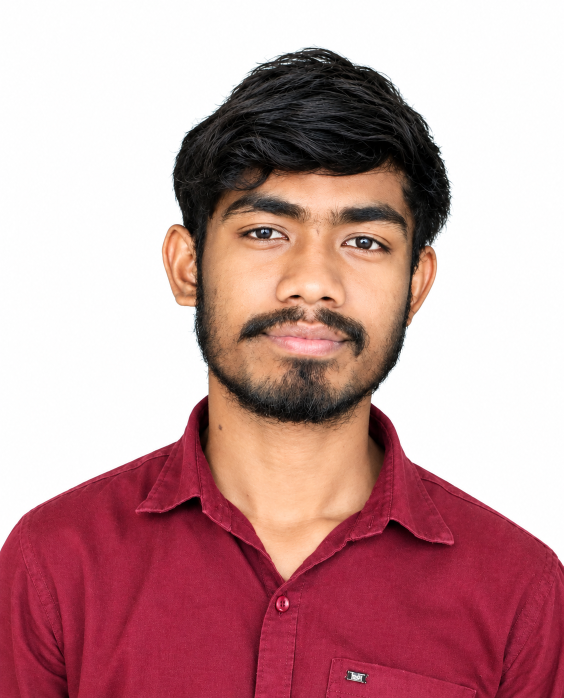
#> input picture assets/source/photo.png, 1127 x 1396 px (shown at 1/2 size)
$ python generate.py
#> lines starting #> are read from the running program, lines starting #| are printed output that depends on the picture; after the words box and inside, x2 and y2 are one past the last pixel; in counts of white or black regions, pixels touching at a corner belong together
#!/usr/bin/env python3
"""Generate the animated GitHub profile banners.

Run from the repository root:
    python scripts/banner/generate.py
"""

from __future__ import annotations

import html
import math
from pathlib import Path

import numpy as np
from PIL import Image, ImageDraw, ImageEnhance, ImageFilter, ImageOps
from scipy.optimize import linear_sum_assignment
from scipy.spatial.distance import cdist


ROOT = Path(__file__).resolve().parents[2]
SOURCE_DIR = ROOT / "assets/source"
SOURCE = next(
    (p for ext in ("png", "jpg", "jpeg", "webp") if (p := SOURCE_DIR / f"photo.{ext}").exists()),
    SOURCE_DIR / "photo.png",
)
ASSETS = ROOT / "assets"
LOGOS = Path(__file__).resolve().parent / "logos"
DATA = Path(__file__).resolve().parent / "data"

W, H = 1180, 610
LOOP_SECONDS = 14.2
INTRO_SECONDS = 3.2
TRAVELLER_COUNT = 900
SEED = 314159

ROWS = [
    ("Subject", "Nandu Bodra"),
    ("Role", "Java · DSA · Web Dev Learner"),
    ("Education", "Computer Applications"),
    ("Status", "Learning + Building + Growing"),
    ("Goal", "Full Stack Developer"),
    ("Focus", "Web Development · DSA"),
    ("ToolChain", "VS Code · Git · GitHub"),
    ("Core.Lang", "Java · C · C++"),
    ("Core.Frontend", "HTML · CSS · JavaScript"),
    ("Core.Framework", "React · Tailwind"),
    ("Project", "Personal Portfolio Website"),
    ("Grid.Portfolio", "nandubodra.github.io/PORTFOLIO"),
    ("Grid.GitHub", "nandubodra"),
    ("Grid.LinkedIn", "—"),
    ("Grid.Mail", "—"),
]

THEMES = {
    "dark": {
        "bg": "#0A101F",
        "panel": "#0D1628",
        "panel2": "#101B30",
        "line": "#25344C",
        "muted": "#8291A8",
        "text": "#DDE7F5",
        "portrait": "#AA9BEF",
        "chrome": "#22D3EE",
        "accent": "#10B981",
        "shadow": "#02050B",
    },
    "light": {
        "bg": "#F6F8FA",
        "panel": "#FFFFFF",
        "panel2": "#EDF3F7",
        "line": "#CBD7E1",
        "muted": "#64748B",
        "text": "#172033",
        "portrait": "#4A3D7A",
        "chrome": "#0891B2",
        "accent": "#10B981",
        "shadow": "#AAB7C4",
    },
}


def make_logos() -> dict[str, Image.Image]:
    """Create clean 400px black-on-transparent silhouette sources."""
    LOGOS.mkdir(parents=True, exist_ok=True)
    size = 400
    logos: dict[str, Image.Image] = {}

    # Java-style coffee cup: steam, tapered cup, handle ring and saucer.
    java = Image.new("RGBA", (size, size), (0, 0, 0, 0))
    d = ImageDraw.Draw(java)
    for sx in (150, 200, 250):
        pts = [
            (sx + 16 * math.sin(i / 3.0), 40 + i * 9) for i in range(0, 11)
        ]
        d.line(pts, fill="black", width=16, joint="curve")
    d.polygon([(85, 160), (305, 160), (275, 300), (115, 300)], fill="black")
    d.ellipse((275, 185, 365, 275), fill="black")
    d.ellipse((299, 209, 341, 251), fill=(0, 0, 0, 0))
    d.rounded_rectangle((60, 318, 340, 346), radius=14, fill="black")
    logos["java"] = java

    # </> mark built from broad, rounded strokes.
    code = Image.new("RGBA", (size, size), (0, 0, 0, 0))
    d = ImageDraw.Draw(code)
    stroke = 42
    d.line([(154, 95), (66, 200), (154, 305)], fill="black", width=stroke, joint="curve")
    d.line([(246, 95), (334, 200), (246, 305)], fill="black", width=stroke, joint="curve")
    d.line([(225, 72), (174, 328)], fill="black", width=stroke)
    logos["code"] = code

    # Binary tree: the DSA mark.
    tree = Image.new("RGBA", (size, size), (0, 0, 0, 0))
    d = ImageDraw.Draw(tree)
    root = (200, 70)
    mid = [(110, 185), (290, 185)]
    leaf = [(60, 310), (160, 310), (240, 310), (340, 310)]
    edges = [(root, mid[0]), (root, mid[1]),
             (mid[0], leaf[0]), (mid[0], leaf[1]),
             (mid[1], leaf[2]), (mid[1], leaf[3])]
    for a, b in edges:
        d.line([a, b], fill="black", width=14)
    for (x, y), r in [(root, 38)] + [(m, 34) for m in mid] + [(l, 30) for l in leaf]:
        d.ellipse((x - r, y - r, x + r, y + r), fill="black")
    logos["tree"] = tree

    for name, image in logos.items():
        image.save(LOGOS / f"{name}.png", optimize=True)
    return logos


def floyd_steinberg(gray: np.ndarray) -> np.ndarray:
    """Serpentine 1-bit Floyd-Steinberg diffusion; True means a lit pixel."""
    work = gray.astype(np.float32) / 255.0
    out = np.zeros_like(work, dtype=bool)
    height, width = work.shape
    for y in range(height):
        left_to_right = y % 2 == 0
        xs = range(width) if left_to_right else range(width - 1, -1, -1)
        direction = 1 if left_to_right else -1
        for x in xs:
            old = work[y, x]
            new = 1.0 if old >= 0.5 else 0.0
            out[y, x] = bool(new)
            err = old - new
            nx = x + direction
            if 0 <= nx < width:
                work[y, nx] += err * 7 / 16
            if y + 1 < height:
                if 0 <= x - direction < width:
                    work[y + 1, x - direction] += err * 3 / 16
                work[y + 1, x] += err * 5 / 16
                if 0 <= nx < width:
                    work[y + 1, nx] += err * 1 / 16
    return out


def portrait_points(theme: str, rng: np.random.Generator) -> np.ndarray:
    """Return sampled x/y banner coordinates from a 300x340 dither grid."""
    source = Image.open(SOURCE).convert("RGBA")
    # Fit any photo into the 300x340 frame, keeping the face near the top third.
    crop = ImageOps.fit(
        source, (300, 340), Image.Resampling.LANCZOS, centering=(0.5, 0.32)
    )
    rgb = crop.convert("RGB")
    alpha = np.asarray(crop.getchannel("A"), dtype=np.float32) / 255.0
    if alpha.min() > 0.98:
        # Opaque photo (no cut-out background): feather the edges with a soft
        # oval so the dots gather on the face instead of the wall behind it.
        yy, xx = np.mgrid[0:340, 0:300].astype(np.float32)
        r = np.sqrt(((xx - 150) / 150) ** 2 + ((yy - 150) / 185) ** 2)
        alpha = np.clip((1.05 - r) / 0.30, 0, 1)
        crop.putalpha(Image.fromarray(np.uint8(alpha * 255), "L"))

    if theme == "dark":
        lum = np.asarray(ImageOps.grayscale(rgb), dtype=np.float32)
        prepared = Image.fromarray(np.uint8(np.clip(lum * alpha, 0, 255)), "L")
        select_lit = True
    else:
        white = Image.new("RGBA", crop.size, "white")
        white.alpha_composite(crop)
        prepared = ImageOps.grayscale(white.convert("RGB"))
        select_lit = False

    # Equalize against the subject only (ignore empty alpha) so lit skin vs dark
    # hair doesn't crush midtones; then punch local contrast for facial edges.
    if theme == "dark":
        mask = Image.fromarray(np.uint8((alpha > 0.08) * 255), "L")
        prepared = ImageOps.equalize(prepared, mask=mask)
    else:
        prepared = ImageOps.autocontrast(prepared, cutoff=1)
    prepared = ImageEnhance.Contrast(prepared).enhance(1.35)
    prepared = prepared.filter(ImageFilter.UnsharpMask(radius=2, percent=175, threshold=1))
    bits = floyd_steinberg(np.asarray(prepared))
    active = bits if select_lit else ~bits
    if theme == "dark":
        active &= alpha > 0.08

    # Keep the full 300×340 lattice — skipping 2×2 cells was the soft/blurry look.
    ys, xs = np.where(active)
    if len(xs) == 0:
        return np.zeros((0, 2), dtype=np.float32)
    points = np.column_stack((74 + xs, 154 + ys)).astype(np.float32)
    if len(points) > 18000:
        points = points[rng.choice(len(points), 18000, replace=False)]
    return points


def sample_logo_points(
    image: Image.Image, rng: np.random.Generator, count: int
) -> np.ndarray:
    """Sample a silhouette into the portrait frame's visual coordinate space."""
    alpha = np.asarray(image.getchannel("A"))
    ys, xs = np.where(alpha > 127)
    chosen = rng.choice(len(xs), count, replace=len(xs) < count)
    # Logo occupies a centered 270x270 square inside VISUAL.MAP.
    return np.column_stack((89 + xs[chosen] * 0.675, 188 + ys[chosen] * 0.675)).astype(
        np.float32
    )


def transport(source: np.ndarray, target: np.ndarray) -> np.ndarray:
    """Order target points by minimum-cost assignment from source points."""
    rows, cols = linear_sum_assignment(cdist(source, target, metric="sqeuclidean"))
    ordered = np.empty_like(target)
    ordered[rows] = target[cols]
    return ordered


def num(value: float) -> str:
    return f"{value:.1f}".rstrip("0").rstrip(".")


def point_path(points: np.ndarray) -> str:
    """Aggregate adjacent horizontal one-pixel dots into compact SVG path runs."""
    if not len(points):
        return ""
    integer = np.rint(points).astype(int)
    unique = sorted({(int(x), int(y)) for x, y in integer}, key=lambda p: (p[1], p[0]))
    chunks: list[str] = []
    i = 0
    while i < len(unique):
        x0, y = unique[i]
        x1 = x0
        i += 1
        while i < len(unique) and unique[i][1] == y and unique[i][0] <= x1 + 1:
            x1 = unique[i][0]
            i += 1
        chunks.append(f"M{x0} {y}h{x1 - x0 + 1}")
    return "".join(chunks)


def dotted_leader(x1: float, x2: float, y: float) -> str:
    if x2 <= x1:
        return ""
    return "".join(f"M{x} {num(y)}h1" for x in np.arange(x1, x2, 5.0))


def text_width(text: str, font_size: float) -> float:
    """Stable monospace width used both for textLength and leader placement."""
    return len(text) * font_size * 0.605


def animate_values(points: list[np.ndarray], index: int) -> str:
    return ";".join(f"{num(p[index, 0])} {num(p[index, 1])}" for p in points)


def render_svg(
    theme_name: str,
    portrait: np.ndarray,
    logo_points: dict[str, np.ndarray],
    rng: np.random.Generator,
) -> str:
    t = THEMES[theme_name]
    n = min(TRAVELLER_COUNT, len(portrait))
    source = portrait[rng.choice(len(portrait), n, replace=False)]
    java = transport(source, logo_points["java"][:n])
    code = transport(java, logo_points["code"][:n])
    tree = transport(code, logo_points["tree"][:n])

    # Explicit uneven phase boundaries: 3.0 portrait, 2.0 per logo,
    # and four 1.3 transitions = 14.2 seconds.
    times = [0, 3.0, 4.3, 6.3, 7.6, 9.6, 10.9, 12.9, 14.2]
    key_times = ";".join(num(v / LOOP_SECONDS) for v in times)
    # Returning each traveller to its exact starting portrait coordinate keeps
    # the repeat boundary seamless. All logo-to-logo morphs use optimal transport.
    frames = [source, source, java, java, code, code, tree, tree, source]
    opacity_values = "0;0;1;1;1;1;1;1;0"

    parts: list[str] = [
        '<svg xmlns="http://www.w3.org/2000/svg" '
        f'width="{W}" height="{H}" viewBox="0 0 {W} {H}" role="img" '
        'aria-labelledby="title desc">',
        "<title id=\"title\">Nandu's live system profile</title>",
        '<desc id="desc">Animated terminal profile with a dithered portrait and '
        "Java cup, code, and binary-tree silhouettes.</desc>",
        "<defs>",
        '<filter id="shadow" x="-20%" y="-20%" width="140%" height="150%">'
        f'<feDropShadow dx="0" dy="12" stdDeviation="16" flood-color="{t["shadow"]}" '
        'flood-opacity=".28"/></filter>',
        '<filter id="glow" x="-100%" y="-100%" width="300%" height="300%">'
        f'<feGaussianBlur stdDeviation="3" result="b"/><feFlood flood-color="{t["chrome"]}" '
        'flood-opacity=".35"/><feComposite in2="b" operator="in"/>'
        '<feMerge><feMergeNode/><feMergeNode in="SourceGraphic"/></feMerge></filter>',
        '<clipPath id="visualClip"><rect x="49" y="124" width="390" height="414" rx="3"/></clipPath>',
        "</defs>",
        f'<rect width="{W}" height="{H}" rx="18" fill="{t["bg"]}"/>',
        f'<rect x="13" y="13" width="1154" height="584" rx="13" fill="{t["panel"]}" '
        f'stroke="{t["line"]}" filter="url(#shadow)"/>',
        f'<path d="M13 62H1167" stroke="{t["line"]}"/>',
        '<circle cx="38" cy="38" r="6" fill="#FF5F57"/>'
        '<circle cx="59" cy="38" r="6" fill="#FEBC2E"/>'
        '<circle cx="80" cy="38" r="6" fill="#28C840"/>',
        f'<text x="590" y="43" text-anchor="middle" fill="{t["muted"]}" '
        'font-family="ui-monospace,SFMono-Regular,Consolas,monospace" font-size="13" '
        'letter-spacing=".4">profile.sh --live</text>',
        # Left visual frame.
        f'<rect x="35" y="88" width="418" height="472" rx="6" fill="{t["panel2"]}" '
        f'stroke="{t["line"]}"/>',
        f'<path d="M35 124H453" stroke="{t["line"]}"/>',
        f'<text x="49" y="111" fill="{t["chrome"]}" '
        'font-family="ui-monospace,SFMono-Regular,Consolas,monospace" font-size="13" '
        'font-weight="700" letter-spacing="1.2">VISUAL.MAP</text>',
        f'<text x="438" y="111" text-anchor="end" fill="{t["muted"]}" '
        'font-family="ui-monospace,SFMono-Regular,Consolas,monospace" font-size="11">300×340 / 1-BIT</text>',
        f'<path d="M49 141h12M49 141v12M439 141h-12M439 141v12M49 539h12M49 539v-12'
        f'M439 539h-12M439 539v-12" fill="none" stroke="{t["chrome"]}" opacity=".55"/>',
        '<g clip-path="url(#visualClip)" shape-rendering="crispEdges">',
        # Loop layer stays visible at t=0 so camo/static first frames still show the face.
        # Intro duplicate below shimmers on top, then hands off at 3.2s.
        '<g opacity="1">',
    ]

    # Dense portrait drift: 94 independently noisy bands moving toward the Java cup's centroid.
    java_centroid = java.mean(axis=0)
    band_ids = rng.integers(0, 94, size=len(portrait))
    noise = rng.normal(0, 4, size=(94, 2))
    for band in range(94):
        pts = portrait[band_ids == band]
        if not len(pts):
            continue
        centroid = pts.mean(axis=0)
        delta = (java_centroid - centroid) * 0.18 + noise[band]
        d = point_path(pts)
        parts.append(
            f'<path d="{d}" fill="none" stroke="{t["portrait"]}" stroke-width="1" '
            'opacity=".94">'
            f'<animateTransform attributeName="transform" type="translate" begin="{INTRO_SECONDS}s" '
            f'dur="{LOOP_SECONDS}s" repeatCount="indefinite" calcMode="linear" '
            f'keyTimes="{key_times}" values="0 0;0 0;{num(delta[0])} {num(delta[1])};'
            f'{num(delta[0])} {num(delta[1])};0 0;0 0;0 0;0 0;0 0"/>'
            f'<animate attributeName="opacity" begin="{INTRO_SECONDS}s" dur="{LOOP_SECONDS}s" '
            f'repeatCount="indefinite" keyTimes="{key_times}" '
            'values=".94;.94;0;0;0;0;0;0;.94"/></path>'
        )

    # Optimal-transport travellers, represented as tiny path squares (never glyphs).
    for i in range(n):
        positions = animate_values(frames, i)
        parts.append(
            f'<path d="M-.65-.65h1.3v1.3h-1.3z" fill="{t["portrait"]}">'
            f'<animateTransform attributeName="transform" type="translate" begin="{INTRO_SECONDS}s" '
            f'dur="{LOOP_SECONDS}s" repeatCount="indefinite" calcMode="linear" '
            f'keyTimes="{key_times}" values="{positions}"/>'
            f'<animate attributeName="opacity" begin="{INTRO_SECONDS}s" dur="{LOOP_SECONDS}s" '
            f'repeatCount="indefinite" calcMode="linear" keyTimes="{key_times}" '
            f'values="{opacity_values}"/></path>'
        )
    parts.append("</g>")

    # One-shot scattered intro: sixty random, interleaved point groups.
    intro_ids = rng.integers(0, 60, size=len(portrait))
    order = rng.permutation(60)
    starts = np.empty(60)
    starts[order] = np.linspace(0.05, 1.2, 60)
    for group in range(60):
        pts = portrait[intro_ids == group]
        if not len(pts):
            continue
        parts.append(
            f'<path d="{point_path(pts)}" fill="none" stroke="{t["portrait"]}" '
            'stroke-width="1" opacity="0">'
            f'<animate attributeName="opacity" begin="{num(starts[group])}s" dur=".8s" '
            'values="0;1" fill="freeze"/>'
            '<animate attributeName="opacity" begin="3.08s" dur=".12s" values="1;0" fill="freeze"/>'
            "</path>"
        )
    parts.extend(
        [
            "</g>",
            # Small frame telemetry.
            f'<text x="58" y="551" fill="{t["muted"]}" '
            'font-family="ui-monospace,SFMono-Regular,Consolas,monospace" font-size="10">'
            f'PTS {len(portrait):05d} · FS/SERPENTINE</text>',
            # Right information panel.
            f'<rect x="474" y="88" width="672" height="472" rx="6" fill="{t["panel2"]}" '
            f'stroke="{t["line"]}"/>',
            f'<path d="M474 124H1146" stroke="{t["line"]}"/>',
            f'<text x="490" y="111" fill="{t["chrome"]}" '
            'font-family="ui-monospace,SFMono-Regular,Consolas,monospace" font-size="13" '
            'font-weight="700" letter-spacing="1.2">SYSTEM.INFO</text>',
            # LIVE badge and handle pill.
            '<g filter="url(#glow)"><circle cx="915" cy="106" r="4" fill="#FF4D5A">'
            '<animate attributeName="opacity" values="1;.3;1" dur="1.6s" repeatCount="indefinite"/>'
            '</circle></g>',
            '<text x="927" y="111" fill="#FF4D5A" '
            'font-family="ui-monospace,SFMono-Regular,Consolas,monospace" font-size="12" '
            'font-weight="700">LIVE</text>',
            f'<rect x="982" y="94" width="146" height="24" rx="12" fill="{t["chrome"]}" opacity=".16" '
            f'stroke="{t["chrome"]}"/>',
            f'<text x="1055" y="111" text-anchor="middle" fill="{t["chrome"]}" '
            'font-family="ui-monospace,SFMono-Regular,Consolas,monospace" font-size="14" '
            'font-weight="700">@nandubodra</text>',
        ]
    )

    value_right = 1127.0
    row_y = 153.0
    for label, value in ROWS:
        value_len = text_width(value, 14)
        label_len = text_width(label, 14)
        leader_start = 491 + label_len + 12
        leader_end = value_right - value_len - 12
        parts.extend(
            [
                f'<text x="491" y="{num(row_y)}" fill="{t["muted"]}" '
                'font-family="ui-monospace,SFMono-Regular,Consolas,monospace" font-size="14">'
                f"{html.escape(label)}</text>",
                f'<path d="{dotted_leader(leader_start, leader_end, row_y - 4)}" '
                f'fill="none" stroke="{t["line"]}" stroke-width="1" shape-rendering="crispEdges"/>',
                f'<text x="{num(value_right)}" y="{num(row_y)}" text-anchor="end" '
                f'fill="{t["text"]}" font-family="ui-monospace,SFMono-Regular,Consolas,monospace" '
                f'font-size="14" textLength="{num(value_len)}" lengthAdjust="spacingAndGlyphs">'
                f"{html.escape(value)}</text>",
            ]
        )
        row_y += 23

    parts.extend(
        [
            f'<path d="M490 530H1130" stroke="{t["line"]}"/>',
            f'<text x="491" y="548" fill="{t["accent"]}" '
            'font-family="ui-monospace,SFMono-Regular,Consolas,monospace" font-size="11">'
            "● ALL SYSTEMS NOMINAL</text>",
            f'<text x="1128" y="548" text-anchor="end" fill="{t["muted"]}" '
            'font-family="ui-monospace,SFMono-Regular,Consolas,monospace" font-size="11">'
            "LEARNING MODE · ON</text>",
            "</svg>",
        ]
    )
    return "".join(parts)


def main() -> None:
    if not SOURCE.exists():
        raise SystemExit(f"Missing source portrait: {SOURCE}")
    ASSETS.mkdir(parents=True, exist_ok=True)
    DATA.mkdir(parents=True, exist_ok=True)
    logos = make_logos()
#> in make_logos, `java = Image.new("RGBA", (size, size), (0, 0, 0, 0))`: java: PIL image 400x400 RGBA; every value is 0
#> the loop in make_logos, `for name, image in logos.items():` made 3 passes
#> name on passes 1 to 3: 'java', 'code', 'tree'
#> pass 1, in make_logos, `image.save(LOGOS / f"{name}.png", optimize=True)`:
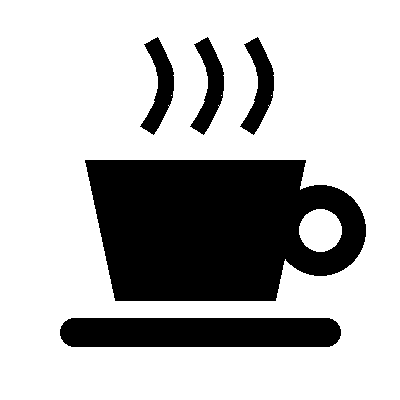
#> saved as java.png: PIL image 400x400 RGBA; mean R, G, B, A 0, 0, 0, 69.8; transparent parts drawn white
#> logos = 3 items

    # Cache theme-specific dither points as reproducible source data.
    portraits: dict[str, np.ndarray] = {}
    for index, theme in enumerate(THEMES):
        rng = np.random.default_rng(SEED + index)
        points = portrait_points(theme, rng)
#> in portrait_points, `alpha = np.asarray(crop.getchannel("A"), dtype=np.float32) / 255.0`: alpha: shape (340, 300) float32; every value is 1
#> in portrait_points, `crop.putalpha(Image.fromarray(np.uint8(alpha * 255), "L"))`:
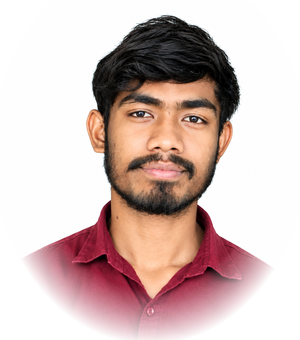
#> crop: PIL image 300x340 RGBA; mean R, G, B, A 196.8, 157.3, 157.9, 173.2; transparent parts drawn white
#> in portrait_points, `lum = np.asarray(ImageOps.grayscale(rgb), dtype=np.float32)`:
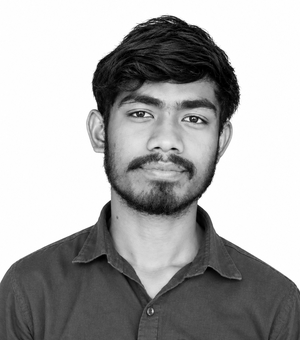
#> lum: shape (340, 300) float32; min 0, max 255, mean 169.1
#> in portrait_points, `mask = Image.fromarray(np.uint8((alpha > 0.08) * 255), "L")`:
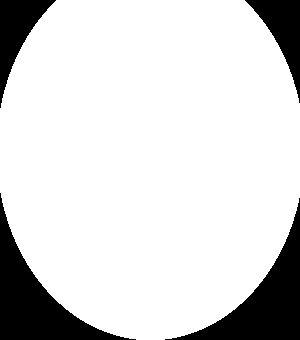
#> mask: PIL image 300x340 L; 84.6% white; 4 black regions, box (x1, y1, x2, y2) and area: (0, 193, 136, 340) 5664, (165, 198, 300, 340) 5517, (0, 0, 56, 108) 2308, (245, 0, 300, 103) 2200
#> in portrait_points, `prepared = prepared.filter(ImageFilter.UnsharpMask(radius=2, percent=1..`:
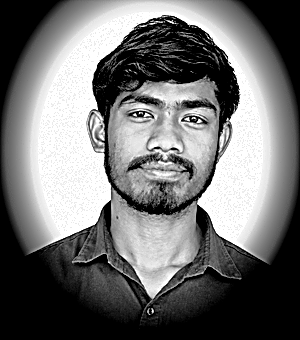
#> prepared: PIL image 300x340 L; min 0, max 255, mean 113.7
#> after the loop in floyd_steinberg, `for y in range(height):`:
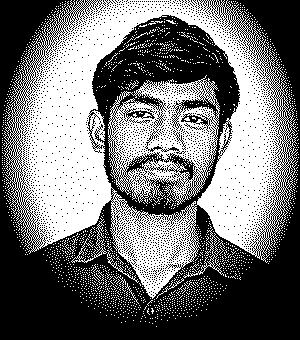
#> out: shape (340, 300) bool; 44.5% white; 1762 white regions (1751 under 20 px), largest, box (x1, y1, x2, y2) and area: (4, 0, 298, 299) 34786, (108, 75, 220, 205) 7108, (183, 229, 224, 278) 237
#> after the loop in floyd_steinberg, `for y in range(height):`:
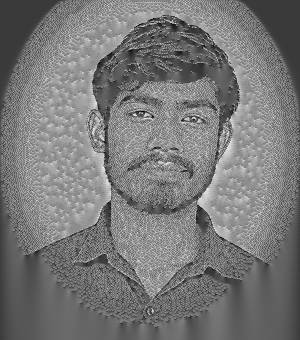
#> work: shape (340, 300) float32; min -0.414, max 1.4, mean 0.444; drawn with min black and max white
#> in portrait_points, `points = np.column_stack((74 + xs, 154 + ys)).astype(np.float32)`: points = 45401 pairs, first value 76 to 372, second value 154 to 480
#> in portrait_points, `points = points[rng.choice(len(points), 18000, replace=False)]`: points = 18000 pairs, first value 76 to 372, second value 154 to 477
        portraits[theme] = points
        np.save(DATA / f"portrait-{theme}.npy", points)

    for index, theme in enumerate(THEMES):
        rng = np.random.default_rng(SEED + 100 + index)
        sampled = {
            name: sample_logo_points(image, rng, TRAVELLER_COUNT)
            for name, image in logos.items()
        }
        for name, points in sampled.items():
            np.save(DATA / f"{name}-{theme}.npy", points)
        svg = render_svg(theme, portraits[theme], sampled, rng)
        output = ASSETS / f"banner-{theme}.v9.svg"
        output.write_text(svg, encoding="utf-8")
        byte_size = output.stat().st_size
        print(
            f"{output.relative_to(ROOT)}: {byte_size:,} bytes "
            f"({byte_size / 1024:.1f} KiB), {len(portraits[theme]):,} portrait dots, "
            f"{TRAVELLER_COUNT} travellers"
        )
#> this loop made 2 passes
#> (n in render_svg, frames in render_svg, java_centroid in render_svg) on passes 1 to 2: (900, 9 point arrays, longest 900 points, [230.1, 343.9]), (900, 9 point arrays, longest 900 points, [232.8, 344.1])
#| assets/banner-dark.v9.svg: 894,108 bytes (873.2 KiB), 18,000 portrait dots, 900 travellers
#| assets/banner-light.v9.svg: 894,318 bytes (873.4 KiB), 18,000 portrait dots, 900 travellers

    for name in logos:
        output = LOGOS / f"{name}.png"
        print(f"{output.relative_to(ROOT)}: {output.stat().st_size:,} bytes")
#> this loop made 1 pass


if __name__ == "__main__":
#> (the run stopped early here; a loop or call above may not have finished)
